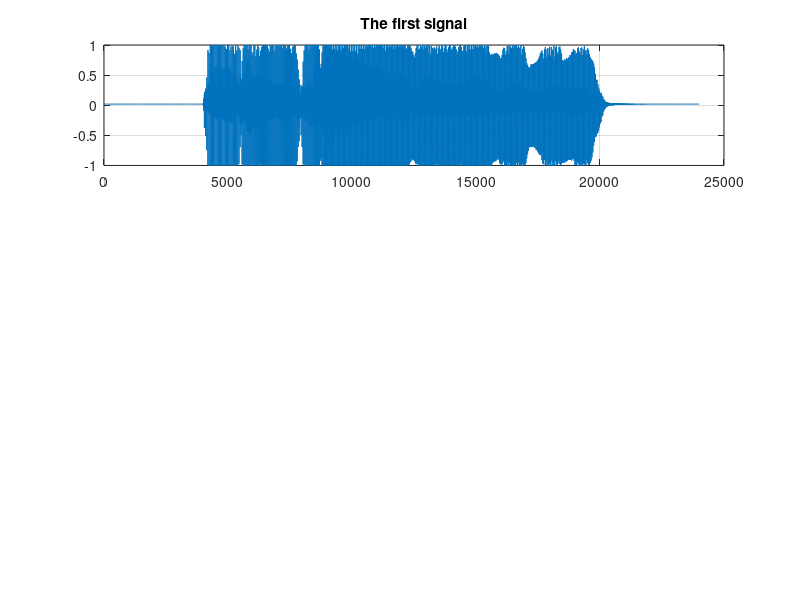

Write MATLAB code to recreate this figure. (Note: this script raises an error after producing the figure.)
load tag;
load shake;
in1 = tag';
in2 = shake';
subplot(3,1,1);
plot(in1);
grid;
title('The first signal');
subtitle('Team5: NgocNguyen DaiDuc');
subplot(3,1,2);
plot(in2);
grid;
title('The second signal');
subplot(3,1,3);
out = mixer(in1,in2);
plot(out);
sound(out);
grid;
title('The resultant signal');
